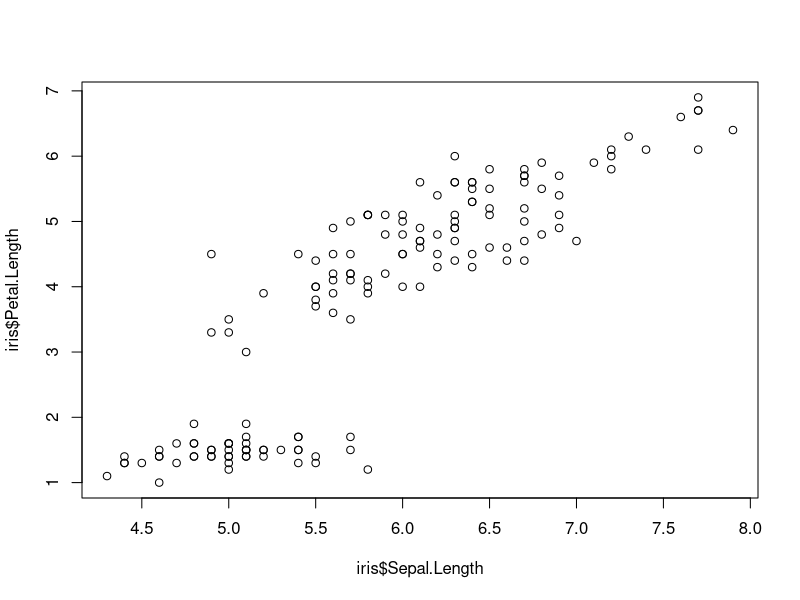
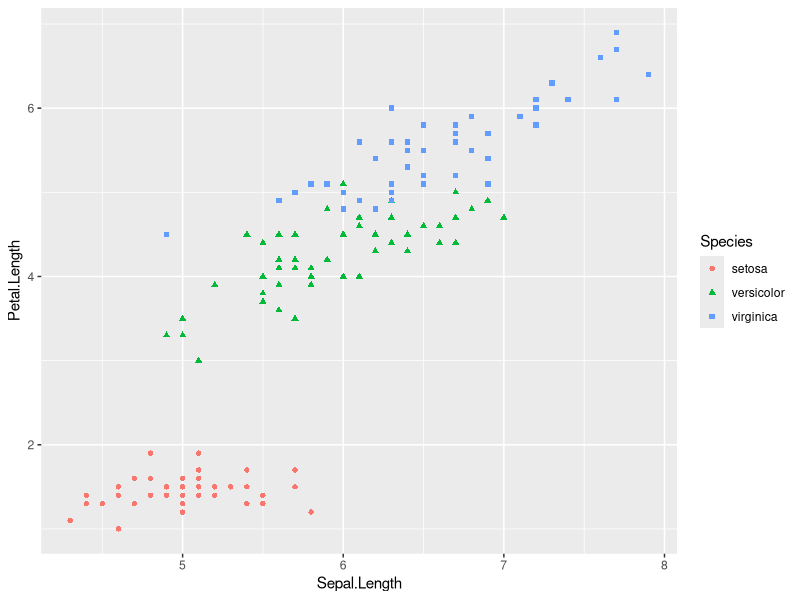
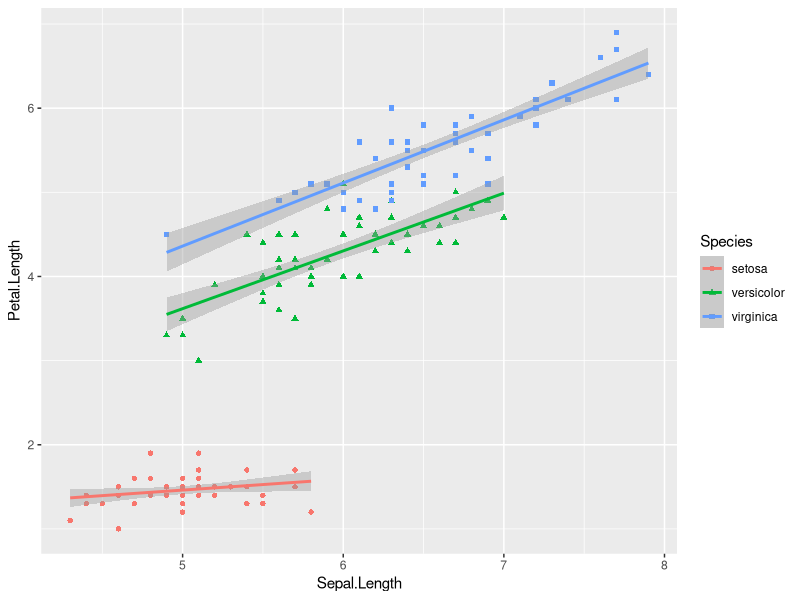
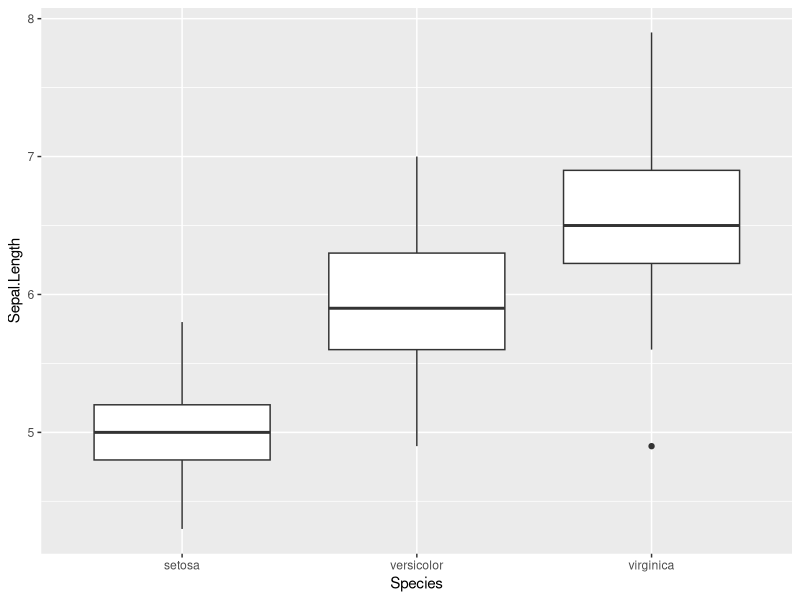

The R source for these figures, in order:
## ---- chunk 1
data(iris)
plot(iris$Sepal.Length, iris$Petal.Length)
## ---- chunk 2
library(ggplot2)
qplot(x=Sepal.Length, y=Petal.Length, data=iris, colour=Species, shape=Species)
qplot(x=Sepal.Length, y=Petal.Length, data=iris, colour=Species, shape=Species,
      geom=c('point')) + stat_smooth(method="lm")
## ---- chunk 3
qplot(x=Species, y=Sepal.Length, data=iris, geom="boxplot")
## ---- chunk 4
library(MASS)
data(hills)
?hills  ### Use ? to consult the help files for a command or object.
